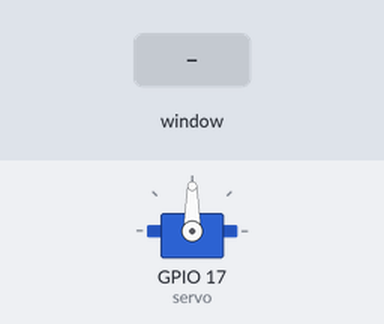
The program below on a simulated Raspberry Pi (BCM pin numbers). Shown: servo. The inputs (shaded band) are chosen by the test bench. The desktop window is not drawn, its controls go by their first labels and the mouse button is held 0.15 s; servo angles are drawn from the pulse width (0.5 ms = 0°, 2.5 ms = 180°).

Above: at 1.2 s.
1.3 s: control labelled "Min" in the window clicked
At 2.5 s:
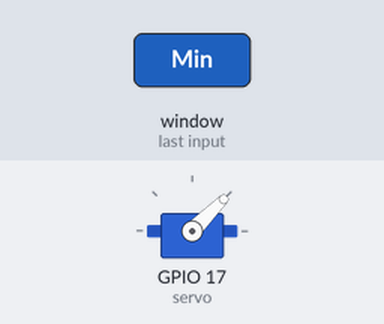
2.8 s: control labelled "Max" in the window clicked
At 3.6 s:
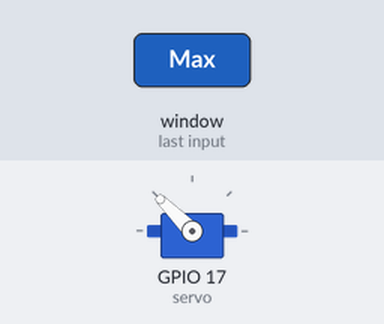
4.3 s: control labelled "Mid" in the window clicked
At 4.8 s:
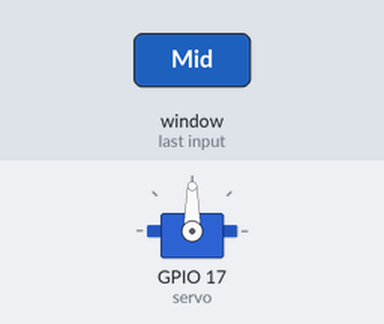
Timing chart, 0 to 7.3 s (numbered marks = the images above; inputs shaded):
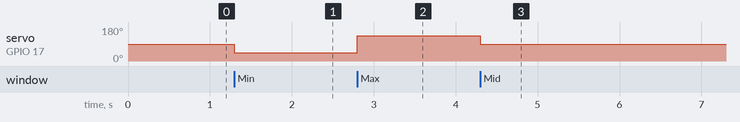

Measured:
- after the input at 1.3 s, servo on GPIO 17 (servo): 90° → 45° at once
- after the input at 2.8 s, servo on GPIO 17 (servo): 45° → 135° at once
- after the input at 4.3 s, servo on GPIO 17 (servo): 135° → 90° at once

The program:

servo-gui.py
```python
#import libraries
from guizero import App, PushButton, Text
from gpiozero import Servo

#Define the Servo
servo = Servo(17)

#Define our functions

def servomin():
    servo.min()

def servomid():
    servo.mid()

def servomax():
    servo.max()

#Define the app
app = App(title="Servo Control")
app.bg = "#41f1f1"

#Add some text
message = Text(app, text="Servo Buttons")
message.text_size = 20

#Define the buttons
button_min = PushButton(app, text="Min", command=servomin)
button_min.bg = "Green"
button_min.text_size = 20
button_mid = PushButton(app, text="Mid", command=servomid)
button_mid.bg = "Yellow"
button_mid.text_size = 20
button_max = PushButton(app, text="Max", command=servomax)
button_max.bg = "Orange"
button_max.text_size = 20

#display app
app.display()
```
